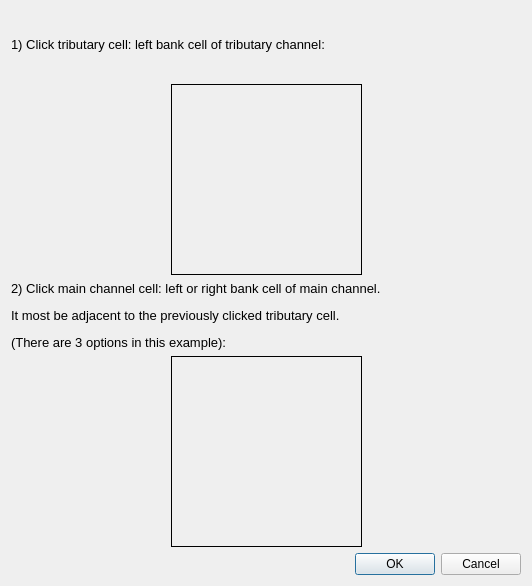
<?xml version="1.0" encoding="UTF-8"?>
<ui version="4.0">
 <class>Dialog</class>
 <widget class="QDialog" name="Dialog">
  <property name="geometry">
   <rect>
    <x>0</x>
    <y>0</y>
    <width>532</width>
    <height>586</height>
   </rect>
  </property>
  <property name="windowTitle">
   <string>Create Channels Confluence</string>
  </property>
  <layout class="QGridLayout" name="gridLayout">
   <item row="0" column="0">
    <widget class="QLabel" name="label_2">
     <property name="font">
      <font>
       <pointsize>12</pointsize>
      </font>
     </property>
     <property name="text">
      <string>&lt;html&gt;&lt;head/&gt;&lt;body&gt;&lt;p&gt;&lt;span style=&quot; font-size:10pt;&quot;&gt;1) Click tributary cell: left bank cell of tributary channel:&lt;/span&gt;&lt;/p&gt;&lt;/body&gt;&lt;/html&gt;</string>
     </property>
    </widget>
   </item>
   <item row="1" column="0">
    <layout class="QHBoxLayout" name="horizontalLayout">
     <item>
      <spacer name="horizontalSpacer">
       <property name="orientation">
        <enum>Qt::Horizontal</enum>
       </property>
       <property name="sizeHint" stdset="0">
        <size>
         <width>40</width>
         <height>20</height>
        </size>
       </property>
      </spacer>
     </item>
     <item>
      <widget class="QLabel" name="tributary_pic_lbl">
       <property name="sizePolicy">
        <sizepolicy hsizetype="Fixed" vsizetype="Fixed">
         <horstretch>0</horstretch>
         <verstretch>0</verstretch>
        </sizepolicy>
       </property>
       <property name="minimumSize">
        <size>
         <width>191</width>
         <height>191</height>
        </size>
       </property>
       <property name="maximumSize">
        <size>
         <width>191</width>
         <height>191</height>
        </size>
       </property>
       <property name="frameShape">
        <enum>QFrame::Box</enum>
       </property>
       <property name="text">
        <string/>
       </property>
       <property name="pixmap">
        <pixmap>../img/confluence1.svg</pixmap>
       </property>
       <property name="scaledContents">
        <bool>true</bool>
       </property>
      </widget>
     </item>
     <item>
      <spacer name="horizontalSpacer_2">
       <property name="orientation">
        <enum>Qt::Horizontal</enum>
       </property>
       <property name="sizeHint" stdset="0">
        <size>
         <width>40</width>
         <height>20</height>
        </size>
       </property>
      </spacer>
     </item>
    </layout>
   </item>
   <item row="2" column="0">
    <widget class="QLabel" name="label_4">
     <property name="font">
      <font>
       <pointsize>12</pointsize>
      </font>
     </property>
     <property name="text">
      <string>&lt;html&gt;&lt;head/&gt;&lt;body&gt;&lt;p&gt;&lt;span style=&quot; font-size:10pt;&quot;&gt;2) Click main channel cell: left or right bank cell of main channel.&lt;/span&gt;&lt;/p&gt;&lt;p&gt;&lt;span style=&quot; font-size:10pt;&quot;&gt;It most be adjacent to the previously clicked tributary cell.&lt;/span&gt;&lt;/p&gt;&lt;p&gt;&lt;span style=&quot; font-size:10pt;&quot;&gt;(There are 3 options in this example):&lt;/span&gt;&lt;/p&gt;&lt;/body&gt;&lt;/html&gt;</string>
     </property>
    </widget>
   </item>
   <item row="3" column="0">
    <layout class="QHBoxLayout" name="horizontalLayout_2">
     <item>
      <spacer name="horizontalSpacer_3">
       <property name="orientation">
        <enum>Qt::Horizontal</enum>
       </property>
       <property name="sizeHint" stdset="0">
        <size>
         <width>40</width>
         <height>20</height>
        </size>
       </property>
      </spacer>
     </item>
     <item>
      <widget class="QLabel" name="main_pic_lbl">
       <property name="sizePolicy">
        <sizepolicy hsizetype="Fixed" vsizetype="Fixed">
         <horstretch>0</horstretch>
         <verstretch>0</verstretch>
        </sizepolicy>
       </property>
       <property name="minimumSize">
        <size>
         <width>191</width>
         <height>191</height>
        </size>
       </property>
       <property name="maximumSize">
        <size>
         <width>191</width>
         <height>191</height>
        </size>
       </property>
       <property name="frameShape">
        <enum>QFrame::Box</enum>
       </property>
       <property name="text">
        <string/>
       </property>
       <property name="pixmap">
        <pixmap>../img/confluence2.png</pixmap>
       </property>
       <property name="scaledContents">
        <bool>true</bool>
       </property>
      </widget>
     </item>
     <item>
      <spacer name="horizontalSpacer_4">
       <property name="orientation">
        <enum>Qt::Horizontal</enum>
       </property>
       <property name="sizeHint" stdset="0">
        <size>
         <width>40</width>
         <height>20</height>
        </size>
       </property>
      </spacer>
     </item>
    </layout>
   </item>
   <item row="4" column="0">
    <layout class="QHBoxLayout" name="horizontalLayout_3">
     <item>
      <spacer name="horizontalSpacer_5">
       <property name="orientation">
        <enum>Qt::Horizontal</enum>
       </property>
       <property name="sizeHint" stdset="0">
        <size>
         <width>40</width>
         <height>20</height>
        </size>
       </property>
      </spacer>
     </item>
     <item>
      <widget class="QDialogButtonBox" name="buttonBox">
       <property name="orientation">
        <enum>Qt::Horizontal</enum>
       </property>
       <property name="standardButtons">
        <set>QDialogButtonBox::Cancel|QDialogButtonBox::Ok</set>
       </property>
      </widget>
     </item>
    </layout>
   </item>
  </layout>
 </widget>
 <resources/>
 <connections>
  <connection>
   <sender>buttonBox</sender>
   <signal>accepted()</signal>
   <receiver>Dialog</receiver>
   <slot>accept()</slot>
   <hints>
    <hint type="sourcelabel">
     <x>248</x>
     <y>254</y>
    </hint>
    <hint type="destinationlabel">
     <x>157</x>
     <y>274</y>
    </hint>
   </hints>
  </connection>
  <connection>
   <sender>buttonBox</sender>
   <signal>rejected()</signal>
   <receiver>Dialog</receiver>
   <slot>reject()</slot>
   <hints>
    <hint type="sourcelabel">
     <x>316</x>
     <y>260</y>
    </hint>
    <hint type="destinationlabel">
     <x>286</x>
     <y>274</y>
    </hint>
   </hints>
  </connection>
 </connections>
</ui>
